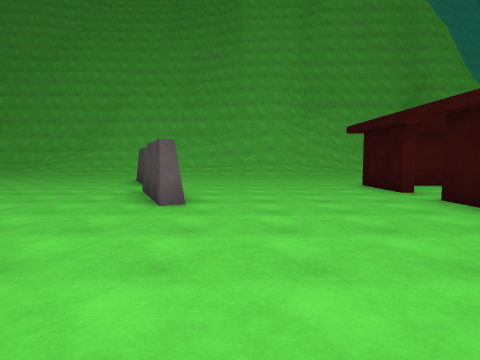
view 1 (above)

18 first-person views from a walk through a scene from a Unity 3-D project. The camera is 1.4 m above the floor, tilts 4° down and sees 80° across. The floor is counted in squares, 2 m on a side. Each view is taken from the middle of a square. On the plan, view 1 faces up. The plan holds only what a view shows up to about 10 squares ahead; the rest is blank. The place goes on beyond the plan. Surface patterns are stand-ins for the level's own textures.

view 2
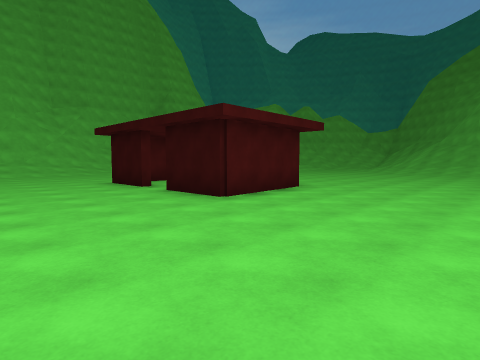

view 3
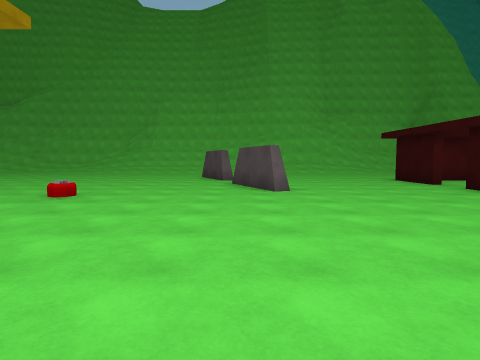

view 4
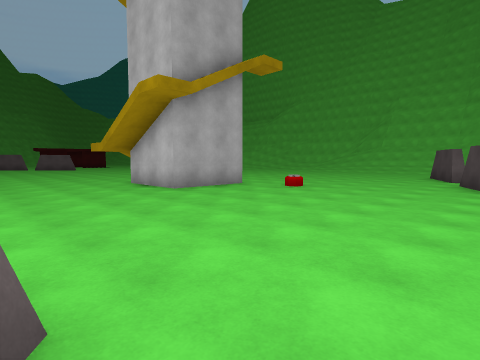

view 5
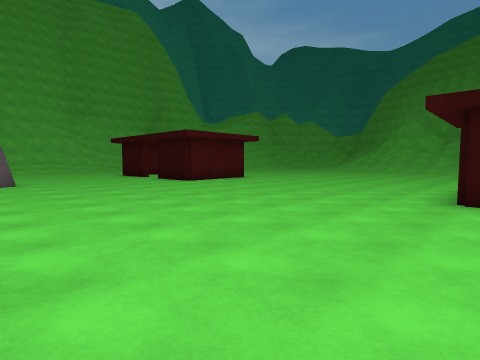

view 6
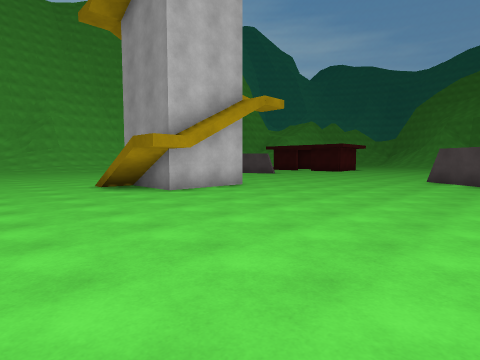

view 7
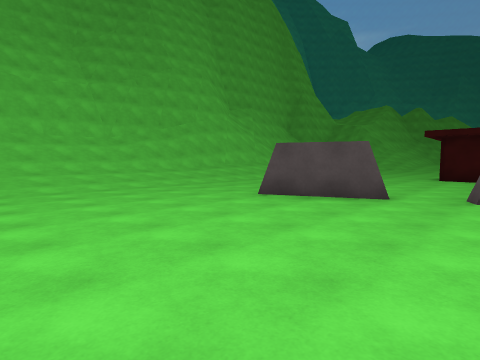

view 8
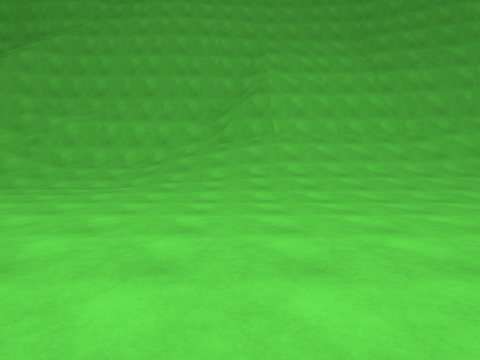

view 9
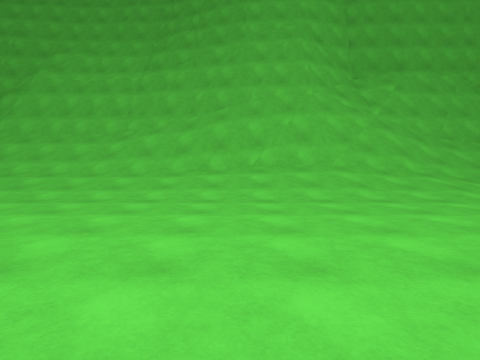

view 10
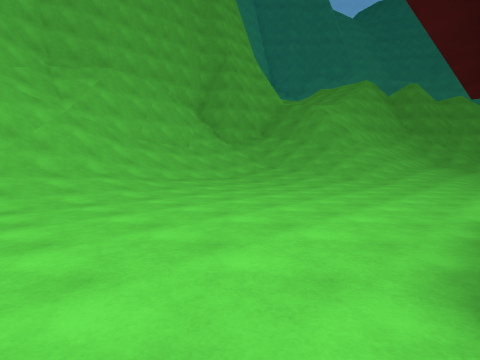

view 11
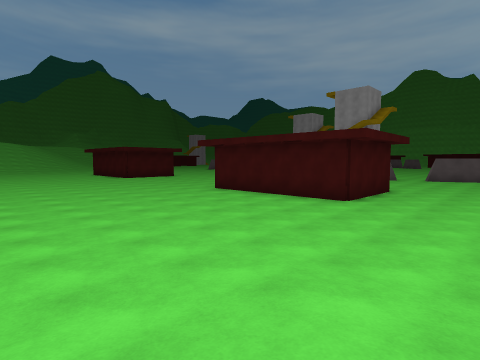

view 12
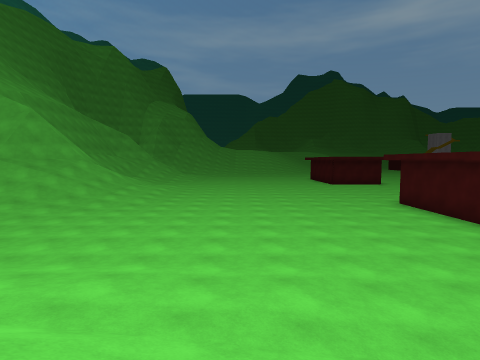

view 13
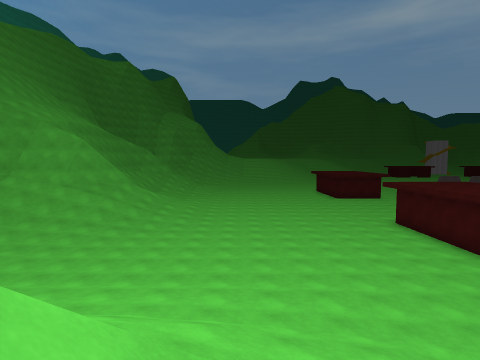

view 14
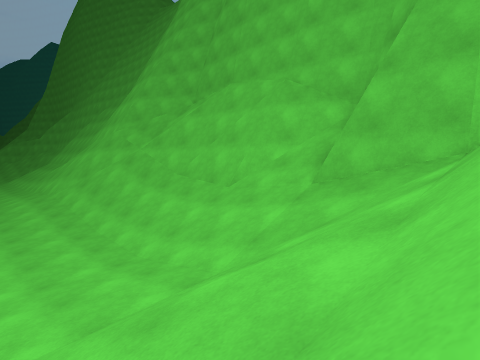

view 15
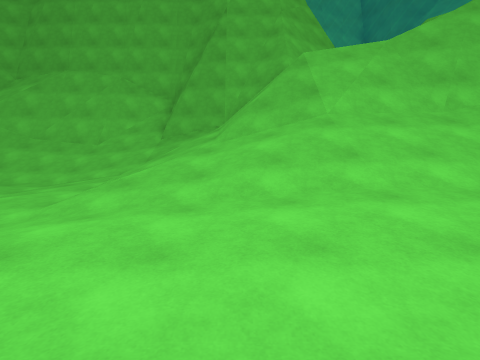

view 16
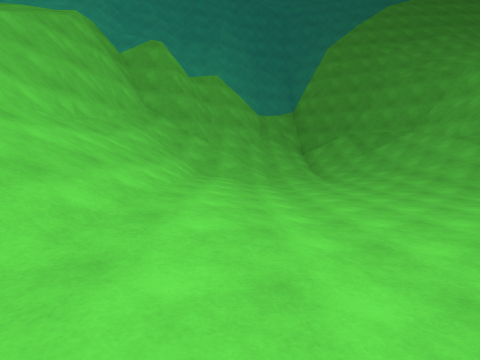

view 17
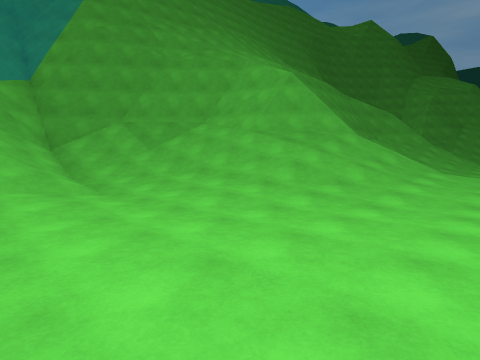

view 18
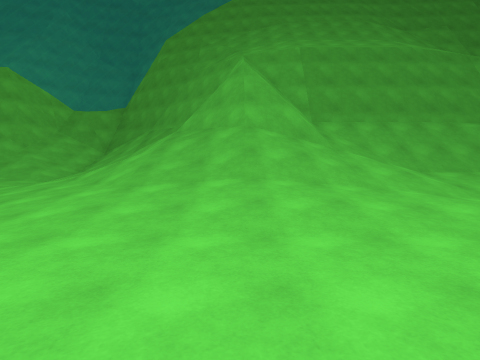

### Floor plan
Key: @ floor where view 1 was taken; # wall or solid block; . main floor; : floor 0.25 m higher than the main floor; / step, stairs or slope; = window, fence, low wall or low ledge; v drop or lower ground; B building; A barrier; O other object.
Columns run from 13 left of view 1 to 26 right of it. Each row starts with its distance up from view 1.
 19                       ###
 18 ##//###################/#####   =
 17 ///////////////###///////////   /
 16 //////////////###//////////    ///=
 15 ..////////////////////////////=vvv=
 14 ..://///////////////..////////#####
 13 ......................////////////#
 12 ......................:///////////#
 11  .......................//////////#
 10   ........O.............://////////
  9    .......O.....................////
  8    .......O.....BBBB.............///////
  7  ...............BB.B..............////#=
  6  ..........OO....B B...........///////##
  5  ... .......O....B B..........////////##
  4  ... ...O........B B.........////////##
  3  ../  #..........BBB........//////==##
  2  ../###......................////####
  1  ..=###.....................////###=
  0 .............@..............////#//#
 -1 ......................  .. .//////##
 -2 .......................     ./////#
 -3 ..........AA...........      .////#
 -4 ..........A......BBB..        ////#
 -5 ......    A.....B               //#
 -6                                  /#

Positions as (right, up) in squares from view 1, and headings:
1: (0, 0), facing up
2: (0, -1), facing up-right
3: (-2, -2), facing up
4: (-1, -3), facing up-left
5: (-2, -5), facing up-right
6: (-13, -5), facing up-right
7: (-8, 6), facing up-right
8: (-9, 8), facing up
9: (0, 8), facing up
10: (2, 8), facing up-right
11: (13, 11), facing down-left
12: (12, 13), facing down
13: (13, 15), facing down
14: (13, 13), facing up-left
15: (13, 8), facing up
16: (11, 10), facing right
17: (15, 9), facing down-right
18: (12, 1), facing right
